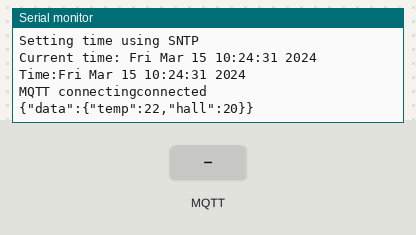
Bench run of a sketch on a simulated ESP32. Shown: the last lines printed to the serial monitor. The test bench sets the inputs (shaded band). WiFi joins after 1.5 s; servers stay silent unless stated; the local clock reads 2024-03-15 10:24:30 at power-on unless the sketch sets it; random numbers use the default seed unless the sketch sets one; no MQTT or app messages arrive unless stated.

Above: at 2.7 s.
2.8 s: MQTT message "1" arrives on the first subscribed topic
At 7.7 s:
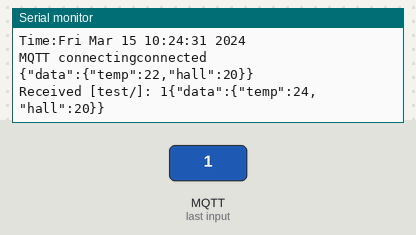
8.0 s: MQTT message "on" arrives on the first subscribed topic
At 12.7 s:
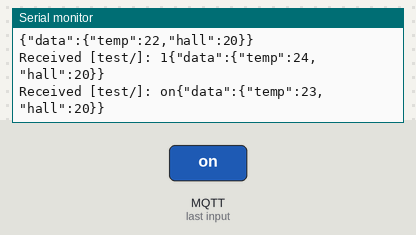
13.0 s: MQTT message "off" arrives on the first subscribed topic
At 17.8 s:
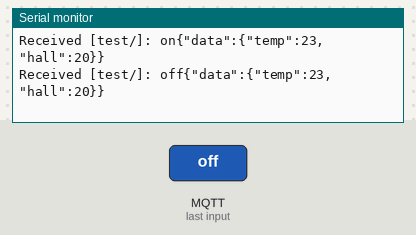

The sketch:

mqtt_no_auth.ino
```cpp
//===========================================================================
//       MQTT client with no authentication
//===========================================================================

#include <WiFi.h>
#include <time.h>
#include <PubSubClient.h>
#include <ArduinoJson.h>

const char ssid[] = "Microfab_005";
const char pass[] = "Z3cRz2ua";

#define HOSTNAME "arduinoClient"
IPAddress server(192, 168, 88, 100);

IPAddress local_IP(192, 168, 88, 102);
IPAddress gateway(192, 168, 88, 1);
IPAddress subnet(255, 255, 255, 0);
IPAddress primaryDNS(8, 8, 8, 8);

const char *MQTT_HOST = "192.168.88.100";
const int MQTT_PORT = 1883;

const char* topic = "test/";
char output[128];
time_t now;

void receivedCallback(char* topic, byte* payload, unsigned int length) {
  Serial.print("Received [");
  Serial.print(topic);
  Serial.print("]: ");
  for (int i = 0; i < length; i++) {
    Serial.print((char)payload[i]);
  }
}

WiFiClient net;
PubSubClient client(server, 1883, receivedCallback, net);

/*
 * JSON Data Format
*/
const size_t capacity = JSON_OBJECT_SIZE(1) + JSON_OBJECT_SIZE(3);
DynamicJsonDocument doc(capacity);
JsonObject data = doc.createNestedObject("data");

void mqtt_connect()
{
    while (!client.connected()) {
    Serial.print("Time:");
    Serial.print(ctime(&now));
    Serial.print("MQTT connecting");
    if (client.connect(HOSTNAME)) {
      Serial.println("connected");
      client.subscribe(topic);
    } else {
      Serial.print("failed, status code =");
      Serial.print(client.state());
      Serial.println("try again in 5 seconds");
      /* Wait 5 seconds before retrying */
      delay(5000);
    }
  }

}

void wifi_connect()
{
  if (WiFi.status() != WL_CONNECTED) {
    // WIFI
      Serial.println();
      Serial.print("===> WIFI ---> Connecting to ");
      Serial.println(ssid);

      delay(10);
      WiFi.setHostname(HOSTNAME);
      WiFi.mode(WIFI_STA);
    // Configures static IP address
      if (!WiFi.config(local_IP, gateway, subnet, primaryDNS)) {
        Serial.println("STA Failed to configure");
      }
      WiFi.begin(ssid, pass);

      int Attempt = 0;
      while (WiFi.status() != WL_CONNECTED) {
        Serial.print(". ");
        Serial.print(Attempt);

        delay(100);
        Attempt++;
      if (Attempt == 150)
      {
        Serial.println();
        Serial.println("-----> Could not connect to WIFI");

        ESP.restart();
        delay(200);
      }

    }
      Serial.println();
      Serial.print("===> WiFi connected");
      Serial.print(" ------> IP address: ");
      Serial.println(WiFi.localIP());
    }
  }

void setup()
{
  Serial.begin(115200);

  wifi_connect();

  Serial.print("Setting time using SNTP");
  configTime(-5 * 3600, 0, "pool.ntp.org", "time.nist.gov");
  now = time(nullptr);
  while (now < 1510592825) {
    delay(500);
    Serial.print(".");
    now = time(nullptr);
  }
  Serial.println("");
  struct tm timeinfo;
  gmtime_r(&now, &timeinfo);
  Serial.print("Current time: ");
  Serial.print(asctime(&timeinfo));
  client.setServer(MQTT_HOST, MQTT_PORT);
  client.setCallback(receivedCallback);
  mqtt_connect();
}

void loop()
{
  now = time(nullptr);
  if (WiFi.status() != WL_CONNECTED)
  {
    wifi_connect();
  }
  else
  {
    if (!client.connected())
    {
      mqtt_connect();
    }
    else
    {
        data["temp"].set(random(20, 25));
        data["hall"].set(hallRead());

        // Output Format
        serializeJson(doc, output);
        Serial.println(output);
        client.publish(topic, output);
        delay(5000); // Publish data every 5 seconds to the Broker
        client.loop();
    }
  }
}
```

Measured:
- after the input at 2.8 s, the serial monitor: prints a new line after 3.8 s (image 1)
- after the input at 8.0 s, the serial monitor: prints a new line after 3.6 s (image 2)
- after the input at 13.0 s, the serial monitor: prints a new line after 3.6 s (image 3)
